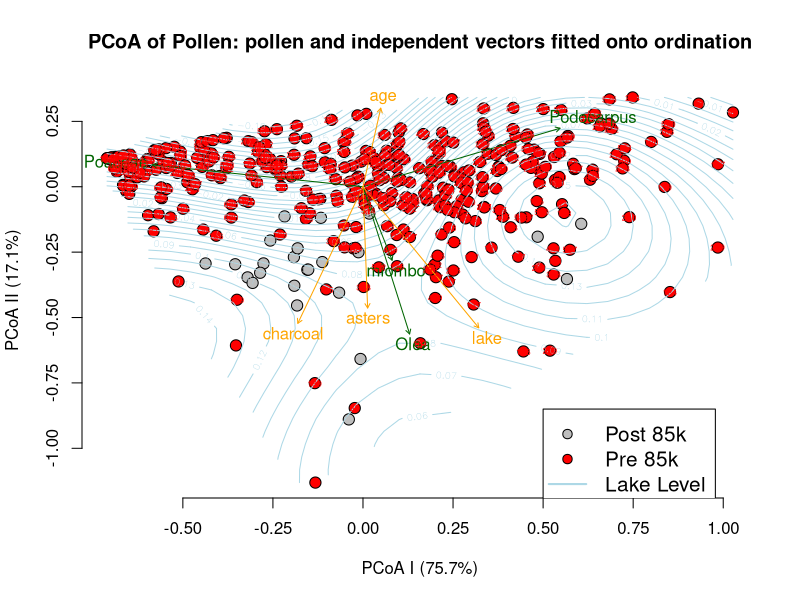

R code for this plot: (Note: this script raises an error after producing the figure.)
rm(list = ls())
graphics.off()

library(vegan)
library(MASS)
library(svglite)

# load the pollen data
poln.full <- read.csv("./data/20200722_pollen.csv")

# load interpolated data generated by code from Malawi_interpolation.R
# choose which interpolation method to use:
## linearly interpolated data:
lake.full <- read.csv("./data/lake_linterp.csv")
char.full <- read.csv("./data/char_linterp.csv")

## Krig interpolated data:
# lake.full <- read.csv("./data/lake_Krig.csv")
# char.full <- read.csv("./data/char_Krig.csv")

# split the loaded data to mix and match as needed
age <- lake.full[,"age"] # everything should have the same ages
char <- char.full[,"charcoal"]
lake <- -1 * lake.full[,"lake"]
poln <- poln.full[,c("Poaceae", "Podocarpus", "miombo", "Olea")]
# colnames(poln) <- c("Poaceae", "Podocarpus", "miombo", "Olea")
astr <- poln.full[,"Asteraceae"]

# a data.frame of data to be used in the vector fit
to.be.fit <- data.frame("age" = age,
                        "charcoal" = char,
                        "lake" = lake,
                        "asters" = astr)

# scale and center the datasets
poln.std <- vegan::decostand(x = poln,
                             method = "chi.square") # approximates chisquare distance
to.be.fit.std <- scale(x = to.be.fit)

# make distance matrices
poln.dist <- dist(poln.std)
# poln.dist <- vegan::vegdist(poln, method = "canberra")

# make the pollen ordination
poln.ord <- cmdscale(d = poln.dist, k = 4, eig = T, add = F, x.ret = F)
write.table(x = data.frame("age" = poln.full$Pollen.Age,
                           poln, 
                           "PCoA_Component" = poln.ord$points), 
            file = "./data/pollen_ordination.csv", 
            row.names = F,
            sep = ",")

# get the proportion of the variation explained by each component
var.expl <- poln.ord$eig[1:3] / sum(poln.ord$eig[1:3])

##########################################
#	NMDS

# poln.ord <- vegan::metaMDS(comm = poln.ord$points, 
#                            k = 2, 
#                            distance = 'euclidean', 
#                            autotransform = F)
# poln.ord <- MASS::isoMDS(d = poln.dist, 
#                          y = cmdscale(d = poln.dist,
#                                       k = 2, 
#                                       eig = T, 
#                                       add = F, 
#                                       x.ret = F)$points, 
#                          k = 2, 
#                          maxit = 50,
#                          trace = TRUE,
#                          tol = 1e-3, 
#                          p = 2)

# MASS::Shepard(d = poln.dist, y = poln.ord, p = 2)

##########################################
# do the vector fit(s) of the data to our ordination

poln.fit <- vegan::envfit(ord = poln.ord,
                          env = poln.std,
                          permutations = 10000)
add.fit <- vegan::envfit(ord = poln.ord,
                         env = to.be.fit.std,
                         permutations = 10000)

##########################################
# plot the results of the vector fits

## color ages > 85 in red
col <- c("gray", "red")[1 + (age >= 85)]

main <- "PCoA of Pollen: pollen and independent vectors fitted onto ordination"
plot(poln.ord$points, pch = 21, type = "p",
     xlab = paste0("PCoA I (", round(var.expl[1] * 100, 1), "%)"),
     ylab = paste0("PCoA II (", round(var.expl[2] * 100, 1), "%)"), main = main,
     col = "black", bg = col, cex = 1.5, xaxt = "n", yaxt = "n", bty = "n")

axis(1, at = seq(-0.5, 1, by = 0.25))
axis(2, at = seq(-1, 0.25, by = 0.25))
legend(0.5, -0.85, 
       pch = c(21, 21, NA), 
       lty = c(NA, NA, 1), 
       lwd = c(NA, NA, 2), 
       col = c("black", "black", "light blue"), 
       pt.bg =  c("gray","red", NA), 
       cex = 1.25, 
       legend = c("Post 85k", "Pre 85k", "Lake Level"))

## ordination surfaces
# vegan::ordisurf(x = poln.ord,
#                 y = age,
#                 main = "Age (kyr)",
#                 add = TRUE,
#                 col = "orange",
#                 nlevels = 50,
#                 knots = 300)
# vegan::ordisurf(x = poln.ord,
#                 y = char,
#                 main = "Charcoal",
#                 add = TRUE,
#                 col = "gray",
#                 nlevels = 50)
lake.surf <- vegan::ordisurf(x = poln.ord, y = lake,
                             main = "Lake Level", 
                             plot = FALSE, 
                             col = "orange", 
                             nlevels = 50)
plot(lake.surf, add = T, col = "light blue", nlevels = 50, knots = 30)
# vegan::ordisurf(x = poln.ord,
#                 y = astr,
#                 main = "Asteraceae")

# points(poln.ord$points, pch = 21,
#        xlab = paste0("PCoA I (", round(var.expl[1] * 100, 1), "%)"),
#        ylab = paste0("PCoA II (", round(var.expl[2] * 100,1), "%)"),
#        col = "black", bg = col, cex = 1.5, xaxt = "n", yaxt = "n", bty = "n")
plot(poln.fit, col = "dark green", add = T, lwd = 3)
plot(add.fit, col = "orange", add = T)
text(poln.ord$points, labels = round(age), cex = 0.5, col = col)

##########################################
# MANOVA

# our raw data are the pollen counts' PCoA scores and lake level
# EOC: we use the n-1 column of scores of the PCoA, because the nth eigenvalue is 0, and the scores are redundant
data.raw <- data.frame(poln.ord$points[,1:3], lake)

# scale the raw data
data.scl <- scale(data.raw)

# EOC: the data in data.raw should already be euclidean, so the rest of this is superfluous
# # calculate the euclidean distance matrix of our scaled data
# data.scl.dist <- dist(data.scl) 
# 
# # perform our PCoA on the distance matrix and keep the eigenvalues
# data.scl.dist.pcoa <- cmdscale(d = data.scl.dist, k = 3, eig = T)
# data.scl.dist.pcoa.eig <- data.scl.dist.pcoa$eig
# 
# # find the euclidean distance matrix of the resulting points
# data.scl.dist.pcoa.dist <- vegan::vegdist(x = data.scl.dist.pcoa$points,
#                                           method = "euclidean")

# binary indicator of age
age.gt.85 <- 0 + (age > 85)

# perform the MANOVA
poln.manova <- vegan::adonis(formula = data.raw ~ age.gt.85,
                             method = "euclidean", 
                             permutations = 10000)

poln.manova

####################################
#### plot components separately ####
####################################

## Title and axes
svglite::svglite(file = "./pictures/vector_graphics/axes.svg")

main <- "PCoA of Pollen: pollen and independent vectors fitted onto ordination"
plot(poln.ord$points, pch = 21, type = "n",
     xlab = paste0("PCoA I (", round(var.expl[1] * 100, 1), "%)"),
     ylab = paste0("PCoA II (", round(var.expl[2] * 100, 1), "%)"), main = main,
     col = "black", bg = col, cex = 1.5, xaxt = "n", yaxt = "n", bty = "n")

axis(1, at = seq(-0.5, 1, by = 0.25))
axis(2, at = seq(-1, 0.25, by = 0.25))
dev.off()

## Legend
svglite::svglite(file = "./pictures/vector_graphics/legend.svg")

plot(x = 0, y = 0, type = "n", 
     xlab = NA, ylab = NA, 
     xlim = c(-1,1), ylim = c(-1,1),
     axes = F)
legend(-1, 1, 
       pch = c(21, 21, NA), 
       lty = c(NA, NA, 1), 
       lwd = c(NA, NA, 2), 
       col = c("black", "black", "light blue"), 
       pt.bg =  c("gray","red", NA), 
       cex = 1.5, 
       legend = c("Post 85k", "Pre 85k", "Lake Level"))
dev.off()

## Ordination surface
svglite::svglite(file = "./pictures/vector_graphics/ordination_surface.svg")

plot(poln.ord$points, type = "n",
     xlab = NA, ylab = NA,
     axes = F)
lake.surf <- vegan::ordisurf(x = poln.ord, y = lake,
                             main = "Lake Level", 
                             plot = FALSE, 
                             col = "light blue", 
                             nlevels = 50)
plot(lake.surf, add = T, col = "light blue", nlevels = 50, knots = 30)
dev.off()

## Pollen vector fit
### with labels
svglite::svglite(file = "./pictures/vector_graphics/pollen_vec_fit.svg")

plot(poln.ord$points, type = "n",
     xlab = NA, ylab = NA,
     axes = F)
plot(poln.fit, col = "dark green", add = T, lwd = 3)
dev.off()

### without labels
svglite::svglite(file = "./pictures/vector_graphics/pollen_vec_fit_noLabels.svg")

plot(poln.ord$points, type = "n",
     xlab = NA, ylab = NA,
     axes = F)
plot(poln.fit, col = "dark green", add = T, lwd = 3, labels = NA)
dev.off()

## Additional variable vector fits
### with labels
svglite::svglite(file = "./pictures/vector_graphics/additional_vec_fit.svg")

plot(poln.ord$points, type = "n",
     xlab = NA, ylab = NA,
     axes = F)
plot(add.fit, col = "orange", add = T)
dev.off()

### without labels
svglite::svglite(file = "./pictures/vector_graphics/additional_vec_fit_noLabels.svg")

plot(poln.ord$points, type = "n",
     xlab = NA, ylab = NA,
     axes = F)
plot(add.fit, col = "orange", add = T, labels = NA)
dev.off()

## Data points
### as ages
svglite::svglite(file = "./pictures/vector_graphics/data_pts_asAges.svg")

plot(poln.ord$points, type = "n",
     xlab = NA, ylab = NA,
     axes = F)
text(poln.ord$points, labels = round(age), cex = 0.5, col = col)
dev.off()

### as dots 1
svglite::svglite(file = "./pictures/vector_graphics/data_pts_asDots1.svg")

plot(poln.ord$points, type = "n",
     xlab = NA, ylab = NA,
     axes = F)
points(poln.ord$points, pch = 21, cex = 0.5, col = "black", bg = col)
dev.off()

### as dots 2
svglite::svglite(file = "./pictures/vector_graphics/data_pts_asDots2.svg")

plot(poln.ord$points, type = "n",
     xlab = NA, ylab = NA,
     axes = F)
points(poln.ord$points, pch = 19, cex = 0.5, col = col)
dev.off()
